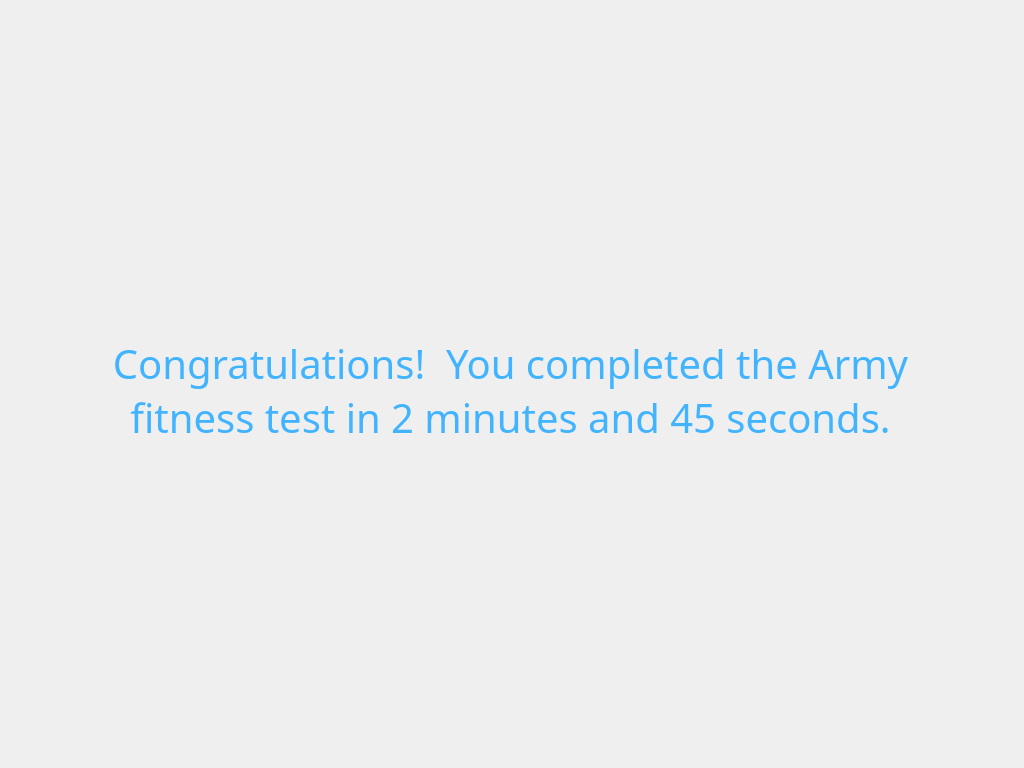
<?xml version="1.0" encoding="UTF-8"?>
<ui version="4.0">
 <class>MessageScreen</class>
 <widget class="QWidget" name="MessageScreen">
  <property name="geometry">
   <rect>
    <x>0</x>
    <y>0</y>
    <width>1024</width>
    <height>768</height>
   </rect>
  </property>
  <property name="windowTitle">
   <string>Form</string>
  </property>
  <property name="styleSheet">
   <string notr="true">QWidget{font-family: Tamworth Gothic}
QLabel{color: #42b4ff; }</string>
  </property>
  <widget class="QLabel" name="backgroundLabel">
   <property name="geometry">
    <rect>
     <x>0</x>
     <y>0</y>
     <width>1024</width>
     <height>768</height>
    </rect>
   </property>
   <property name="text">
    <string/>
   </property>
   <property name="pixmap">
    <pixmap resource="images.qrc">:/images/images/blank background.png</pixmap>
   </property>
  </widget>
  <widget class="QLabel" name="messageLabel">
   <property name="geometry">
    <rect>
     <x>80</x>
     <y>90</y>
     <width>861</width>
     <height>601</height>
    </rect>
   </property>
   <property name="font">
    <font>
     <family>Tamworth Gothic</family>
     <pointsize>30</pointsize>
    </font>
   </property>
   <property name="text">
    <string>Congratulations!  You completed the Army fitness test in 2 minutes and 45 seconds.</string>
   </property>
   <property name="alignment">
    <set>Qt::AlignCenter</set>
   </property>
   <property name="wordWrap">
    <bool>true</bool>
   </property>
  </widget>
  <widget class="InvisibleButton" name="closeButton" native="true">
   <property name="geometry">
    <rect>
     <x>920</x>
     <y>40</y>
     <width>71</width>
     <height>61</height>
    </rect>
   </property>
   <property name="text" stdset="0">
    <string/>
   </property>
  </widget>
  <widget class="QLabel" name="closeLabel">
   <property name="geometry">
    <rect>
     <x>913</x>
     <y>36</y>
     <width>79</width>
     <height>66</height>
    </rect>
   </property>
   <property name="text">
    <string/>
   </property>
   <property name="pixmap">
    <pixmap resource="images.qrc">:/images/images/black box.png</pixmap>
   </property>
  </widget>
 </widget>
 <customwidgets>
  <customwidget>
   <class>InvisibleButton</class>
   <extends>QWidget</extends>
   <header>invisiblebutton.h</header>
  </customwidget>
 </customwidgets>
 <resources>
  <include location="images.qrc"/>
 </resources>
 <connections/>
</ui>
